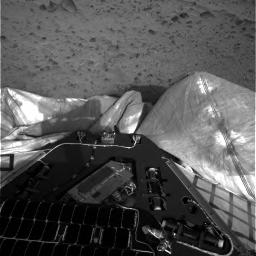
%> input picture Tema04a.jpg, 256 x 256 px
$ octave Tema3j.m   (GNU Octave 9; MATLAB toolbox functions it lacks are replaced by stand-ins)
%> lines starting %> are read from the running program, lines starting %| are printed output that depends on the picture

% lectura de la imagen original
I  = imread('Tema04a.jpg','jpeg');
%> I is the input picture: size 256x256x3 uint8; min 0, max 255, mean 84.9
Ir = double(I(:,:,1));

% corrupci髇 por ruido blanco gaussiano de media cero y varianza 0.05
J = mat2gray(imnoise(I,'gaussian',0,0.05));
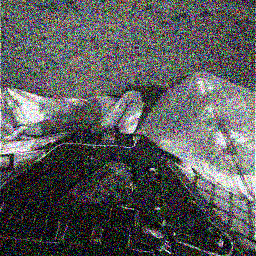
%> J: size 256x256x3 double; mean R, G, B 0.35, 0.352, 0.352

Jr = J(:,:,1);
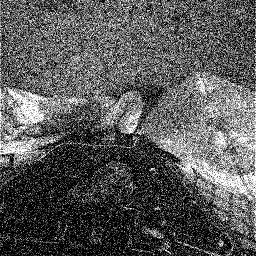
%> Jr: size 256x256 double; min 0, max 1, mean 0.35

% nucleo del filtro
h = (1/9)*[1 1 1; 1 1 1; 1 1 1];

%size = 3;
% h = fspecial('average',size);


% Imagen suavizada
Is = mat2gray(conv2(Jr,h,'same'));
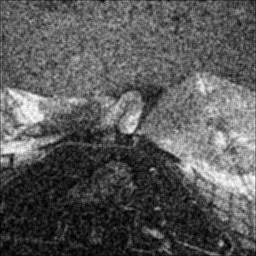
%> Is: size 256x256 double; min 0, max 1, mean 0.35; mean of the top-left, top-right, bottom-left and bottom-right quarters 0.439, 0.407, 0.189, 0.365

subplot(2,2,1); imshow(I);  title('imagen original');
subplot(2,2,2); imshow(Jr);  title('imagen ruidosa');
subplot(2,2,3); imshow(Is);   title('imagen suavizada h = promedio');

$ run again, with Tema04b-Dcha.jpg copied over Tema04a.jpg
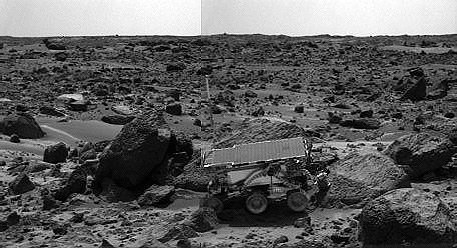
%> input picture Tema04b-Dcha.jpg, 457 x 248 px
%> I is the input picture: size 248x457 uint8; min 0, max 255, mean 93.7
%> `J = mat2gray(imnoise(I,'gaussian',0,0.05));`:
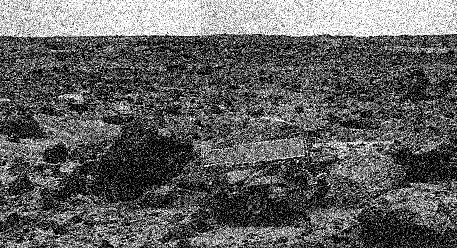
%> J: size 248x457 double; min 0, max 1, mean 0.38
%> `Is = mat2gray(conv2(Jr,h,'same'));`:
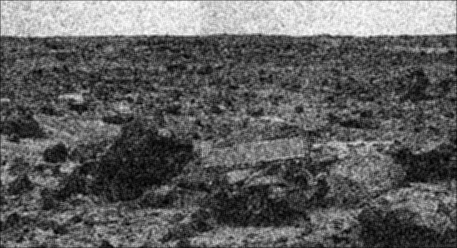
%> Is: size 248x457 double; min 0, max 1, mean 0.378

$ run again, with Tema04b-lzda.jpg copied over Tema04a.jpg
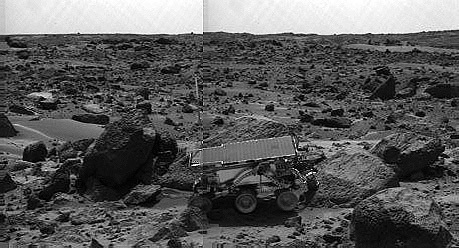
%> input picture Tema04b-lzda.jpg, 459 x 248 px
%> I is the input picture: size 248x459x3 uint8; min 0, max 255, mean 90.5
%> `Jr = J(:,:,1);`:
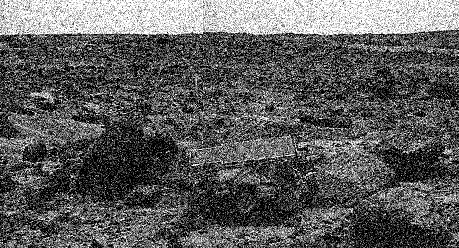
%> Jr: size 248x459 double; min 0, max 1, mean 0.367
%> `Is = mat2gray(conv2(Jr,h,'same'));`:
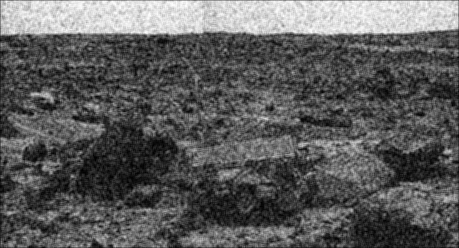
%> Is: size 248x459 double; min 0, max 1, mean 0.365
